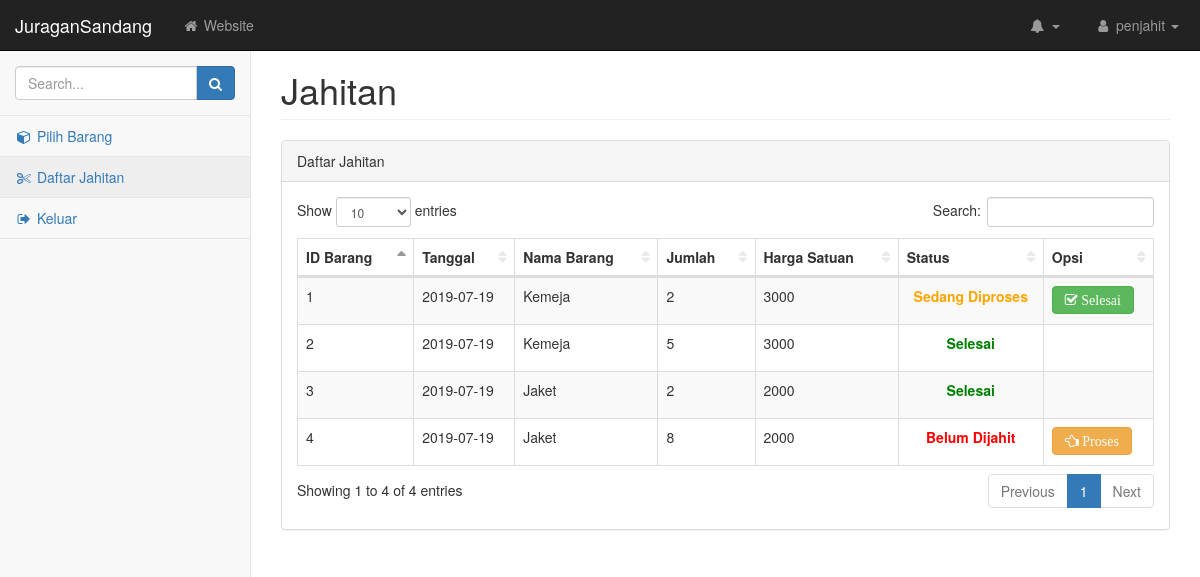
Screenshot of /penjahit.php?page=tabel (signed in) with the database file from the repository.
### tables this page shows
CREATE TABLE `jahitan` (
  `id_barang` int(5) NOT NULL,
  `id_user` varchar(15) NOT NULL,
  `nama_barang` varchar(30) NOT NULL,
  `tanggal` date NOT NULL,
  `total` int(11) NOT NULL,
  `harga_satuan` int(11) NOT NULL,
  `status` varchar(15) NOT NULL
);

### penjahit/tabel.php (the view, shortened to what this page needs)
<div id="page-wrapper">
                <div class="container-fluid">
                    <div class="row">
                        <div class="col-lg-12">
                            <h1 class="page-header">Jahitan</h1>
                        </div>
                    </div>
                    <div class="row">
                        <div class="col-lg-12">
                            <div class="panel panel-default">
                                <div class="panel-heading">
                                    Daftar Jahitan
                                </div>
                                <div class="panel-body">
                                    <div class="table-responsive">
                                        <table class="table table-striped table-bordered table-hover" id="dataTables-example">
                                            <thead>
                                                <tr>
                                                    <th>ID Barang</th>
                                                    <th>Tanggal</th>
                                                    <th>Nama Barang</th>
                                                    <th>Jumlah</th>
                                                    <th>Harga Satuan</th>
                                                    <th>Status</th>
                                                    <th>Opsi</th>
                                                </tr>
                                            </thead>
                                            <tbody>
                                                <tr class="odd gradeX">
                                                  <?php
 include ("koneksi.php");
$id_penjahit=$_SESSION['id_user'];
    $jahitanSql = "SELECT * from jahitan where id_user='$id_penjahit'";
    $jahitanQry = mysqli_query($koneksi, $jahitanSql)  or die ("Query barang salah : ".mysql_error());
     foreach($jahitanQry as $jahitanRow) {
    $id_barang = $jahitanRow['id_barang'];
    ?>
                                                    <td><?php echo $id_barang; ?>  </td>
                                                    <td><?php echo $jahitanRow['tanggal']; ?></td>
                                                    <td><?php echo $jahitanRow['nama_barang']; ?></td>
                                                    <td><?php echo $jahitanRow['total']; ?></td>
                                                    <td><?php echo $jahitanRow['harga_satuan']; ?></td>
                                                    <td><b><?php
                                                                if ($jahitanRow['status']=='Belum Jahit') {
                                                                    echo "<p style='text-align:center;color:red;'>Belum Dijahit</p>";
                                                                    } elseif ($jahitanRow['status']=='Proses Jahit') {
                                                                    echo "<p style='text-align:center;color:orange;'>Sedang Diproses</p>";
                                                                    } else {
                                                                    echo "<p style='text-align:center;color:green;'>Selesai</p>";
                                                                    }
                                                            ?>
                                                        </b>
                                                    </td>
                                                    <td>
                                                    	<?php
                                                                if ($jahitanRow['status']=='Belum Jahit') {
                                                                    echo "<a href='?page=proses&kode=".$id_barang."' class='fa fa-hand-o-left btn btn-warning'> Proses</a> ";
                                                                    } elseif ($jahitanRow['status']=='Proses Jahit') {
                                                                    echo "<a href='?page=selesai&kode=".$id_barang."' class='fa fa-check-square-o btn btn-success'> Selesai</a>";
                                                                    } else {
                                                                    echo "";
                                                                    }
                                                            ?>
                                                </tr>
                                                <?php } ?>
                                            </tbody>
                                        </table>
                                    </div>
                                </div>
                            </div>
                        </div>
                    </div>
                </div>
            </div>

### css/startmin.css (style rules this page uses)
body { background-color: #f8f8f8; }
#page-wrapper { padding-top: 30px; min-height: 568px; background-color: #fff; }
@media (min-width:768px) { #page-wrapper { position: inherit; margin-left: 250px; padding: 30px 15px 0 15px; border-left: 1px solid #e7e7e7; } }
table.dataTable thead .sorting, table.dataTable thead .sorting_asc, table.dataTable thead .sorting_desc, table.dataTable thead .sorting_asc_disabled, table.dataTable thead .sorting_desc_disabled { background: 0 0; }
table.dataTable thead .sorting_asc:after { content: "\f0de"; float: right; font-family: fontawesome; }
table.dataTable thead .sorting:after { content: "\f0dc"; float: right; font-family: fontawesome; color: rgba(50,50,50,.5); }

### rows the page displays
jahitan: id_barang "1", tanggal "2019-07-19", nama_barang "Kemeja", total "2", harga_satuan "3000", status "Sedang Diproses"
jahitan: id_barang "2", tanggal "2019-07-19", nama_barang "Kemeja", total "5", harga_satuan "3000", status "Selesai"
jahitan: id_barang "3", tanggal "2019-07-19", nama_barang "Jaket", total "2", harga_satuan "2000", status "Selesai"
jahitan: id_barang "4", tanggal "2019-07-19", nama_barang "Jaket", total "8", harga_satuan "2000", status "Belum Dijahit"

### other values shown
$_SESSION['username'] "penjahit"
